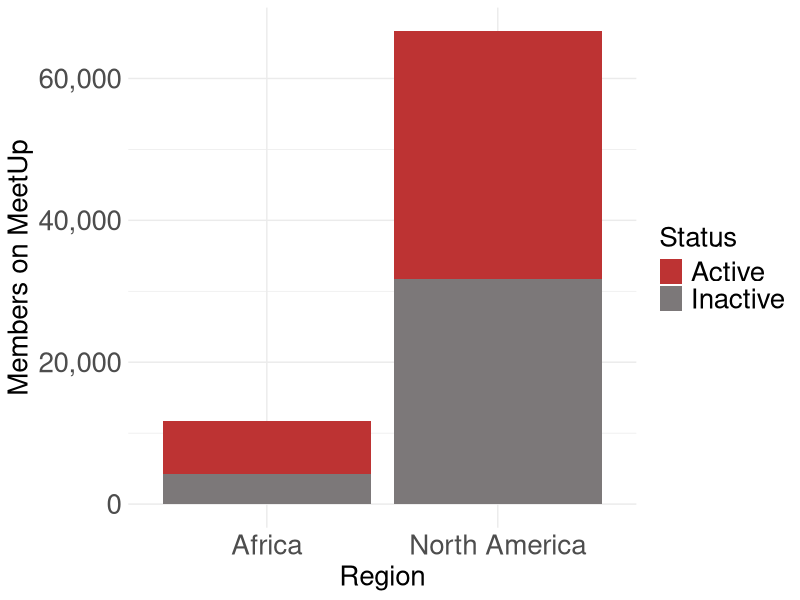
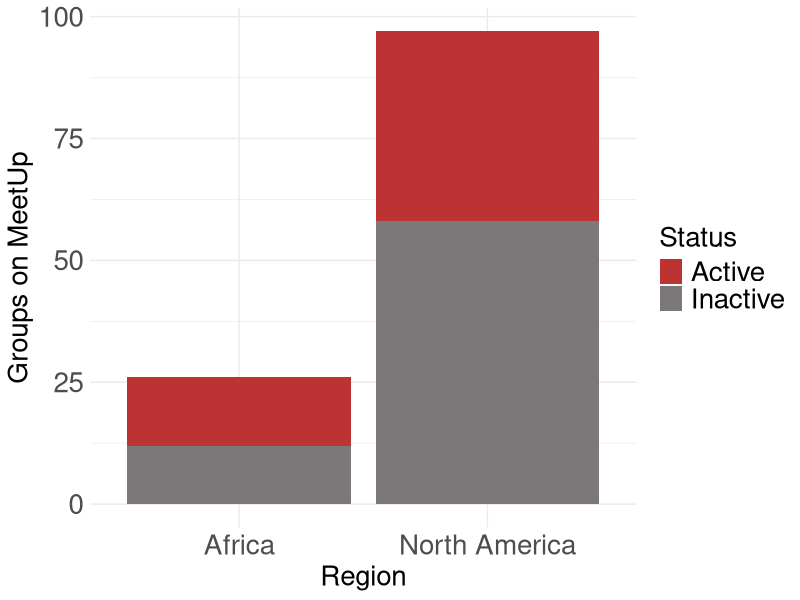
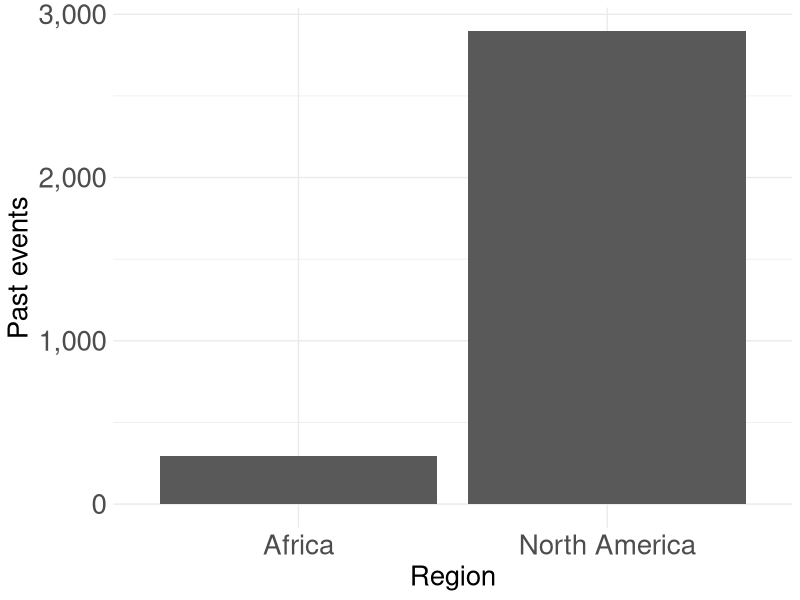

Write R code to recreate these figures, in order.
# Load libraries ----

library(tidyverse)
library(here)


# Read data ----


communities_tb <- read_csv(here("data/r-community-groups.csv"))


# Create plots ----

## compare community size in North America vs Africa splitting up into active/inactive

communities_tb %>% 
  ggplot(aes(Region, Size, fill = Status, label = Size)) +
  geom_bar(stat = "identity") +
  scale_fill_manual(name = "Status", values = c("#BD3333", "#7C7879")) +
  theme_minimal() +
  theme(axis.text = element_text(size = 20))  +
  theme(axis.title = element_text(size = 20)) +
  theme(legend.text = element_text(size = 20)) +
  theme(legend.title = element_text(size = 20)) +
  scale_y_continuous(name="Members on MeetUp", labels = scales::comma)

communities_tb %>% 
  group_by(Region, Status) %>% 
  count() %>% 
  ggplot(aes(Region, n, fill = Status )) +
  geom_bar(stat = "identity") +
  scale_fill_manual(name = "Status", values = c("#BD3333", "#7C7879")) +
  theme_minimal() +
  theme(axis.text = element_text(size = 20))  +
  theme(axis.title = element_text(size = 20)) +
  theme(legend.text = element_text(size = 20)) +
  theme(legend.title = element_text(size = 20)) +
  scale_y_continuous(name="Groups on MeetUp", labels = scales::comma)


communities_tb %>% 
  ggplot(aes(Region, `Past events`)) +
  geom_bar(stat = "identity") +
  scale_fill_manual(name = "Status", values = c("#BD3333", "#7C7879")) +
  theme_minimal() +
  theme(axis.text = element_text(size = 20))  +
  theme(axis.title = element_text(size = 20)) +
  theme(legend.text = element_text(size = 20)) +
  theme(legend.title = element_text(size = 20)) +
  scale_y_continuous(name="Past events", labels = scales::comma)
